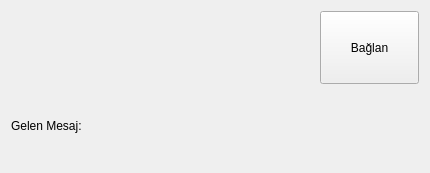
<?xml version="1.0" encoding="UTF-8"?>
<ui version="4.0">
 <class>MainWindow</class>
 <widget class="QMainWindow" name="MainWindow">
  <property name="geometry">
   <rect>
    <x>0</x>
    <y>0</y>
    <width>430</width>
    <height>173</height>
   </rect>
  </property>
  <property name="windowTitle">
   <string>Server</string>
  </property>
  <widget class="QWidget" name="centralWidget">
   <layout class="QGridLayout" name="gridLayout">
    <item row="1" column="0">
     <widget class="QLabel" name="label_4">
      <property name="text">
       <string>Gelen Mesaj:</string>
      </property>
     </widget>
    </item>
    <item row="0" column="3">
     <widget class="QPushButton" name="pushButton_2">
      <property name="sizePolicy">
       <sizepolicy hsizetype="Minimum" vsizetype="Preferred">
        <horstretch>0</horstretch>
        <verstretch>0</verstretch>
       </sizepolicy>
      </property>
      <property name="text">
       <string>Bağlan</string>
      </property>
     </widget>
    </item>
    <item row="1" column="1" colspan="3">
     <widget class="QLabel" name="label_2">
      <property name="text">
       <string/>
      </property>
     </widget>
    </item>
    <item row="0" column="0" colspan="3">
     <widget class="QLabel" name="label_3">
      <property name="text">
       <string/>
      </property>
     </widget>
    </item>
   </layout>
  </widget>
 </widget>
 <layoutdefault spacing="6" margin="11"/>
 <resources/>
 <connections/>
</ui>
